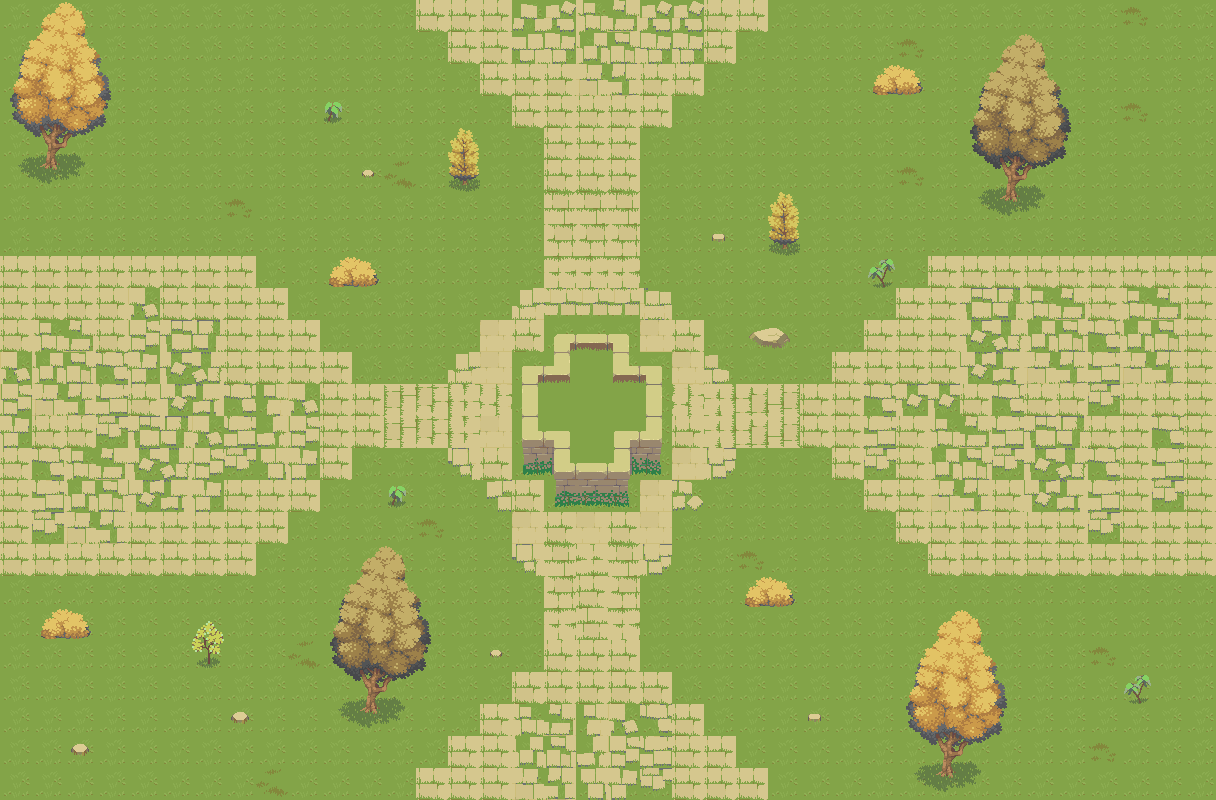

This is a level from a 2D game, rendered from its Tiled map with the project's own tilesets. A one-line summary and the map file follow, with tile-layer data summarised:
An orthogonal 38x25 tile map with 32x32 px tiles, 3 tile layers (Tile Layer 1, Tile Layer 2, Tile Layer 3), 2 tilesets.

<map version="1.10" tiledversion="1.10.2" orientation="orthogonal" renderorder="right-down" width="38" height="25" tilewidth="32" tileheight="32" infinite="0" nextlayerid="4" nextobjectid="1">
 <tileset firstgid="1" source="../Test_2/Tileset-Terrain2.tsx" />
 <tileset firstgid="505" source="Atlas-Props.tsx" />
 <layer id="1" name="Tile Layer 1" width="38" height="25">
  <data>[950 cells, 925 non-empty, 1 distinct tile ids]</data>
 </layer>
 <layer id="2" name="Tile Layer 2" width="38" height="25">
  <data>[950 cells, 913 non-empty, 130 distinct tile ids]</data>
 </layer>
 <layer id="3" name="Tile Layer 3" width="38" height="25">
  <data>[950 cells, 0 non-empty, 0 distinct tile ids]</data>
 </layer>
</map>
